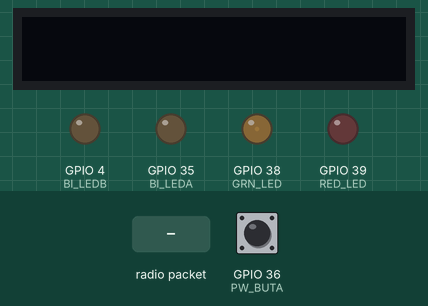
This sketch was run on a simulated ESP32. Parts: 96×16 one-colour display, output pins drawn as LEDs (lit = HIGH). The inputs (shaded band) are chosen by the test bench; at power-on: GPIO 36 (PW_BUTA) HIGH. No radio packets arrive unless stated; what the sketch prints to the serial monitor is not drawn.

Above: at 2.2 s.
2.3 s: radio packet "1" arrives
At 3.7 s:
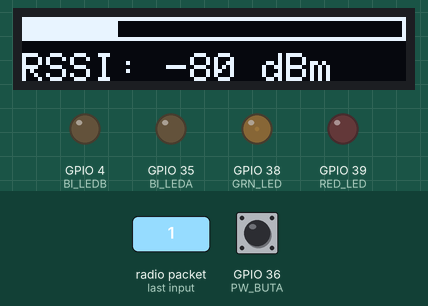
Timing chart, 0 to 5.3 s (numbered marks = the images above; inputs shaded):
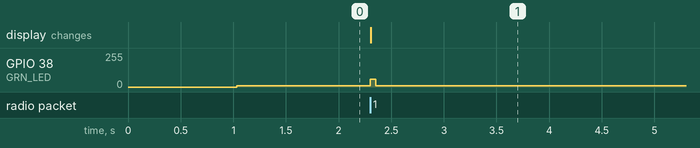

The sketch:

projectweek2.ino
```cpp
#include <RadioHead.h>

//
// Project Week 2: Wireless Communications
//
// RFM69HCW receiver/transmitter code
//
// Requires: Nano ESP32, I2C OLED display RFM69HCW radio
// Configured for Arduino Nano ESP32 (also tested on Due)
//
// Developed with PlatformIO and Arduino framework
//
// Robert J Watson, January 2025
// Department of Electronic & Electrical Engineering
// University of Bath
//

#include <Arduino.h>
#include <SPI.h>
#include <Adafruit_GFX.h>
#include <Adafruit_SSD1306.h>
#include <RadioHead.h>
#include <RH_RF69.h>

// This is likely the only #define that likely will change
#define RF69_FREQ   868.00    //freqency in MHz

// Connections to RFM69 module and connected to RH69 chip
#define RFM69_CS    D10       // SPI bus chip select
#define RFM69_INT   D2        // Interrupt pin
#define RFM69_RST   D8        // Reset pin

// Buttons
#define PW_BUTA     A0        // Main user interaction button - used with hardware reset to disable radio
#define PW_BUTB     B1        // Secondary button, also linked to main ESP32 bootloader - not used yet

// LEDs on the main Project Week board
#define RED_LED     A3        // Red 5mm LED - used for radio lock-out indicator
#define GRN_LED     A2        // Green 5mm LED - used for radio connection and packet arrival
#define BI_LEDA     A7        // Bi-colour 5mm LED (A) - not used yet
#define BI_LEDB     D3        // Bi-colour 5mm LED (B) - not used yet

// PWM values for the green LED, saves a little power rather than drive at full brightness
#define LED_LOW     10        // Low brightness PWM value 0-255
#define LED_HIGH    60       // High brightness PWM value 0-255

// OLED matrix display module
#define SMOL_OLED             // Comment out if using larger OLED 128x32 instead of smol 96x16
#ifndef SMOL_OLED
#define SCREEN_WIDTH    128   // OLED display width, in pixels
#define SCREEN_HEIGHT   32    // OLED display height, in pixels
#else
#define SCREEN_WIDTH    96   // OLED display width, in pixels
#define SCREEN_HEIGHT   16    // OLED display height, in pixels
#endif
#define SCREEN_ADDRESS  0x3C  // I2C address


// Create a global rfm69hcw object for the radio module
RH_RF69 rf69(RFM69_CS, RFM69_INT);

// Creat a global display object for the OLED module
Adafruit_SSD1306 display(SCREEN_WIDTH, SCREEN_HEIGHT, &Wire);


void setup()
{
  // Initialize the OLED display
  if (!display.begin(SSD1306_SWITCHCAPVCC, 0x3C)) {
    //Serial.println(F("SSD1306 allocation failed"));
    for (;;); // Don't proceed, loop forever
  }
  display.clearDisplay();
  display.display();

  // Set up LED pins and buttons
  pinMode(RED_LED, OUTPUT);
  pinMode(GRN_LED, OUTPUT);
  pinMode(BI_LEDA, OUTPUT);
  pinMode(BI_LEDB, OUTPUT);
  pinMode(PW_BUTA, INPUT_PULLUP);
  pinMode(RFM69_RST, OUTPUT);


  // Ensure LEDs are off at first
  digitalWrite(GRN_LED, LOW);
  digitalWrite(RED_LED, LOW);
  digitalWrite(BI_LEDA, LOW);
  digitalWrite(BI_LEDB, LOW);

  // Pull down radio reset
  digitalWrite(RFM69_RST, LOW);

  // If button pressed when uC is reset prevent radio startup
  // also indicated by flashing RED LED and message on OLED display
  if(digitalRead(PW_BUTA) == LOW) {

    display.clearDisplay();
    display.setCursor(0, SCREEN_HEIGHT/2);
    display.setTextSize(1);
    display.setTextColor(SSD1306_WHITE);
    display.println("Radio DISABLED");
    display.display();

    // infinite loop to flash RED LED
    for(;;){
      digitalWrite(RED_LED, HIGH);
      delay(250);
      digitalWrite(RED_LED, LOW);
      delay(250);
    }

  }

  // If code makes here, we're good to go.

  // Open the serial port - useful if we need it for debug and or to Tx/Rx data over the UART
  Serial.begin(115200);
  delay(1000);


  // Let's try and start the radio module and light up the GREEN LED if successful
  digitalWrite(GRN_LED, LOW);
  if( rf69.init() ){
    analogWrite(GRN_LED, LED_LOW); // use PWM output to dimly LED
  }

  // Set the frequency - ideally we should check return status to trap for out-of-bounds requests
  rf69.setFrequency(RF69_FREQ);

  // Set the transmit power - even if we're receiving we need to set this
  rf69.setTxPower(-2, true);

  // Set the receiver configuration for Gaussian FSK, 250 kbits per second, 250kHz bandwidth
  rf69.setModemConfig(RH_RF69::GFSK_Rb250Fd250);

  // The encryption key has to be the same as the one in the transmitter
  uint8_t key[] = { 0x01, 0x02, 0x03, 0x04, 0x05, 0x06, 0x07, 0x08,
                    0x01, 0x02, 0x03, 0x04, 0x05, 0x06, 0x07, 0x08};
  rf69.setEncryptionKey(key);

  // Dump out the register values - useful for debugging what's going on
  //rf69.printRegisters();

}

void display_rssi(int rssi_val)
{

  int barwidth = map(rssi_val, -100, -20, 0, SCREEN_WIDTH);
  display.clearDisplay(); // Clear the display buffer

  // Draw a bargraph of RSSI
#ifndef SMOL_OLED
  // Larger 128x32 OLED display
  display.fillRect(0, 0, barwidth, 10, SSD1306_WHITE);     // Draw filled rectangle
  display.drawRect(0, 0, SCREEN_WIDTH, 10, SSD1306_WHITE); // Outline box
  display.setCursor(0, 16);                                // Set text cursor position
  display.setTextSize(1);                                  // Set text size
#else
  // Smaller 96x16 OLED display
  display.fillRect(0, 0, barwidth, 6, SSD1306_WHITE);     // Draw filled rectangle
  display.drawRect(0, 0, SCREEN_WIDTH, 6, SSD1306_WHITE); // Outline box
  display.setCursor(0, 9);                                // Set text cursor position
  display.setTextSize(1);
#endif

  // Display the numerical value
  display.setTextColor(SSD1306_WHITE); // Set text color
  display.print("RSSI: ");
  display.print(rssi_val); // Print value
  display.println(" dBm");

  // Update display
  display.display();
}


void loop_receiver()
{
  // The RSSI (received signal strength indicator) - roughly the power level in dBm at the module input
  int rssi_val;

  // If there is data available at the receiver input ...
  if (rf69.available())
  {
    // Should be a message for us now
    uint8_t buf[RH_RF69_MAX_MESSAGE_LEN];
    uint8_t len = sizeof(buf);
    if (rf69.recv(buf, &len)) {

      // We've received valid data in the buffer - brighten the green LED to signify the fact
      analogWrite(GRN_LED, LED_HIGH);

      //RH_RF69::printBuffer("request: ", buf, len);
      //Serial.print("got request: ");
      //Serial.println((char*)buf);

      // Measure the RSSI value ...
      rssi_val = rf69.lastRssi();

      Serial.println(rssi_val);

      // Update the OLED display
      display_rssi(rssi_val);

      // Short pause of 50ms before dimming LED brightness back down
      delay(50);
      analogWrite(GRN_LED, LED_LOW); // PWM value

      // Code to transmit back a reply
      //uint8_t data[] = "And hello back to you";
      //rf69.send(data, sizeof(data));
      //rf69.waitPacketSent();
      //Serial.println("Sent a reply");
    }
    else {
      // If we get here it means the message is invalid

      // Briefly flash the bicolour LED red to signify an error
      digitalWrite(BI_LEDB, HIGH);
      delay(50);
      digitalWrite(BI_LEDB, LOW);

      //Serial.println("recv failed");
    }
  }
}

void loop_transmitter()
{
  uint8_t data[] = "Welcome to Project Week 2";
  rf69.send(data, sizeof(data));
  rf69.waitPacketSent();
  delay(20);
}

void loop()
{
  loop_receiver();
  //loop_transmitter();
}
```

Measured:
- after the input at 2.3 s, GPIO 38 (GRN_LED): 10/255 → 60/255 at once, → 10/255 0.05 s later; the display: changes at once (image 1)
